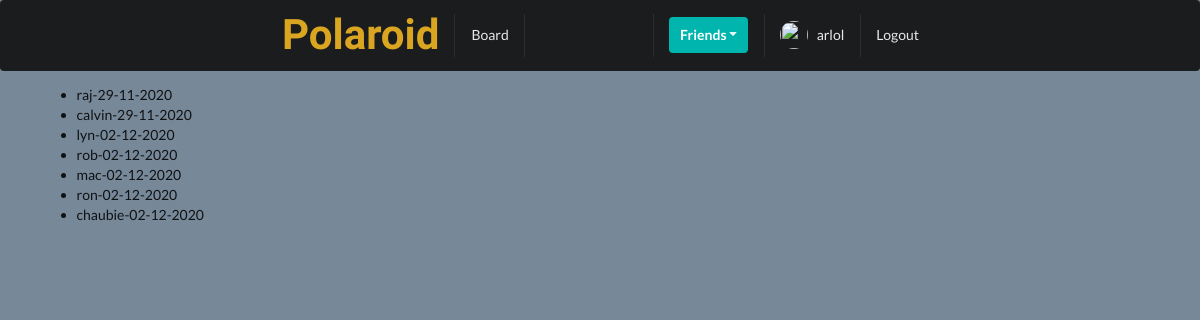
The app's page /profiles/to-invite/ (signed in) with its own data.
### profiles/models.py (models this page shows, shortened)
class Profile(models.Model):
    first_name = models.CharField(max_length=200, blank=True)
    last_name = models.CharField(max_length=200, blank=True)
    user = models.OneToOneField(User, on_delete=models.CASCADE)
    bio = models.TextField(default="no bio...", max_length=300)
    email = models.EmailField(max_length=200, blank=True)
    country = models.CharField(max_length=200, blank=True)
    avatar = models.ImageField(default='avatar.png', upload_to='avatars/')
    friends = models.ManyToManyField(User, blank=True, related_name='friends')
    slug = models.SlugField(unique=True, blank=True)
    updated = models.DateTimeField(auto_now=True)
    created = models.DateTimeField(auto_now_add=True)
    objects = ProfileManager()
    def __str__(self):
        return f"{self.user.username}-{self.created.strftime('%d-%m-%Y')}"
    __initial_first_name = None
    __initial_last_name = None
    def __init__(self, *args, **kwargs):
        super().__init__(*args, **kwargs)
        self.__initial_first_name = self.first_name
        self.__initial_last_name = self.last_name

### profiles/views.py (the view)
# urls.py: path('to-invite/', invite_profiles_list_view, name='invite-profiles-view'),
@login_required
def invite_profiles_list_view(request):
    user = request.user
    qs = Profile.objects.get_all_profiles_to_invite(user)
    context = {'qs': qs}
    return render(request, 'profiles/to_invite_list.html', context)

### profiles/context_processors.py (called while the page is built)
def profile_pic(request):
    if request.user.is_authenticated:
        profile_obj = Profile.objects.get(user=request.user)
        pic = profile_obj.avatar
        return {'picture':pic}
    return {}

def invatations_received_no(request):
    if request.user.is_authenticated:
        profile_obj = Profile.objects.get(user=request.user)
        qs_count = Relationship.objects.invatations_received(profile_obj).count()
        return {'invites_num':qs_count}
    return {}

### profiles/models.py (called while the page is built)
    def get_all_profiles_to_invite(self, sender):
        profiles = Profile.objects.all().exclude(user=sender)
        profile = Profile.objects.get(user=sender)
        qs = Relationship.objects.filter(Q(sender=profile) | Q(receiver=profile))
        print(qs)
        print("#########")
        accepted = set([])
        for rel in qs:
            if rel.status == 'accepted':
                accepted.add(rel.receiver)
                accepted.add(rel.sender)
        print(accepted)
        print("#########")
        available = [profile for profile in profiles if profile not in accepted]
        print(available)
        print("#########")
        return available

    def invatations_received(self, receiver):
        qs = Relationship.objects.filter(receiver=receiver, status='send')
        return qs

    def __str__(self):
        return f"{self.sender}-{self.receiver}-{self.status}"

### profiles/templates/profiles/to_invite_list.html (shortened to what this page needs)
{% extends 'base.html' %}
{% block content %}
    <ul>
        {% for item in qs %}
            <li>{{item}}</li>
        {% endfor %}
    </ul>
{% endblock content %}

### templates/base.html (shortened to what this page needs)
{% load static %}
<!doctype html>
<html lang="en">
  <head>
    <link rel="stylesheet" type='text/css' href="https://cdnjs.cloudflare.com/ajax/libs/semantic-ui/2.2.14/semantic.min.css">
  </head>
  <body>
    {% include 'main/navbar.html' %}
    <div class="ui container">
      {% block content %}
      {% endblock content %}
    </div>
  </body>
</html>

### templates/main/navbar.html (shortened to what this page needs)
{% url 'home-view' as path_to_home %}
{% url 'posts:main-post-view' as path_to_posts %}
{% url 'profiles:my-profile-view' as path_to_my_profile %}
<div class="ui inverted segment menu">
  <div class="ui sticky container" style="width: 670px !important; height: 42.6px !important; left: 424.6px;">
    <a href="{{path_to_home}}" class=" item">
        <h3 style="font-family: 'Nanum Brush Script', cursive;font-size:3rem;color: goldenrod;">Polaroid</h3>
    </a>
    {% if request.user.is_authenticated %}
    <a href="{{path_to_posts}}" class="{% if request.path == path_to_posts %}active{% endif %} item">
        Board
    </a>
    {% endif %}
    <div class="right menu">
        {% if request.user.is_authenticated %}
        <div class="item">
            <div class="ui floating dropdown icon button teal"> Friends
                <i class="dropdown icon"></i>
             </div>
        </div>
            <a href="{{path_to_my_profile}}" class="{% if request.path == path_to_my_profile %}active{% endif %} item">
                <img src={{picture.url}} class="ui avatar image">&nbsp;
                 {{ request.user }}
            </a>
            <a href={% url 'logout' %} class="ui item">
                Logout
            </a>
        {% else %}
        <a href={% url 'login' %} class="ui item">
                Login
            </a>
        {% endif %}
    </div>
  </div>
</div>

### static_project/style.css (style rules this page uses)
body { background: lightslategray!important; }

### records on screen
Profile: user+created "raj-29-11-2020"
Profile: user+created "calvin-29-11-2020"
Profile: user+created "lyn-02-12-2020"
Profile: user+created "rob-02-12-2020"
Profile: user+created "mac-02-12-2020"
Profile: user+created "ron-02-12-2020"
Profile: user+created "chaubie-02-12-2020"

### other values on screen
{{ request.user }} "arlol"
